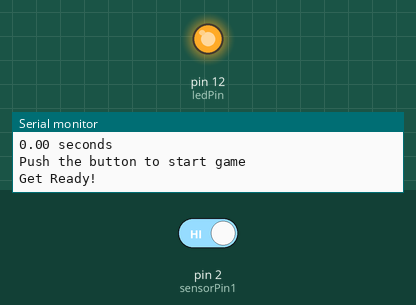
Bench run of a sketch on a simulated Arduino Uno, built with avr-gcc and run on an emulated ATmega328P. On the bench: output pins drawn as LEDs (lit = HIGH), the last lines printed to the serial monitor. The test bench sets the inputs (shaded band); at power-on: pin 2 (sensorPin1) HIGH. Random numbers use the default seed unless the sketch sets one.

Above: at 6.6 s.
6.7 s: pin 2 (sensorPin1) driven LOW
At 9.4 s:
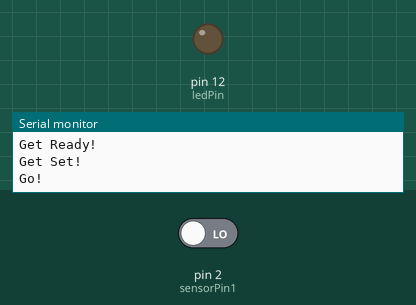
10.3 s: pin 2 (sensorPin1) driven HIGH
At 11.3 s:
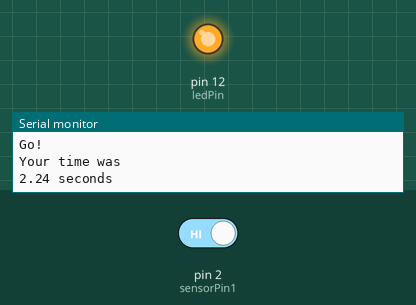
Timing chart, 0 to 13.3 s (numbered marks = the images above; inputs shaded):
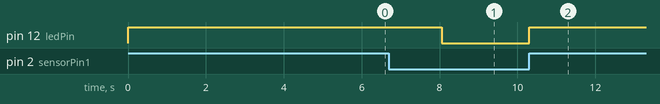

Measured:
- after the input at 6.7 s, pin 12 (ledPin): HIGH → LOW after 1.4 s
- after the input at 10.3 s, pin 12 (ledPin): LOW → HIGH at once

The sketch:

C_digo.ino
```cpp
int ledPin = 12;
int sensorPin1 = 2;
int long ranDelay = 0;
int  sensorValue = 0;
float realTime;

void setup()
{
  Serial.begin(9600);
  pinMode(ledPin, OUTPUT);
  pinMode(sensorPin1, INPUT);
}

void loop(){
  Serial.println("");
  Serial.println("");
  Serial.println("");
  Serial.println("Push the button to start game");

  while (digitalRead(sensorPin1)==  0) {
  }
  digitalWrite(ledPin, HIGH);
  Serial.println("");
  Serial.println("");
  Serial.println("");
  Serial.println("Get Ready!");
  delay(1000);
  Serial.println("Get Set!");
  delay(1000);
  ranDelay = random(5000);
  delay(ranDelay);
  digitalWrite(ledPin, LOW);
  Serial.println("Go!");
  realTime = millis();


  while  (digitalRead(sensorPin1)== 0) {

  }
  digitalWrite(ledPin, HIGH);
  Serial.println("Your time was");
  realTime = millis()-realTime;
  Serial.print(realTime/1000,2);
  Serial.println(" seconds");
 delay(2000);
}
```
